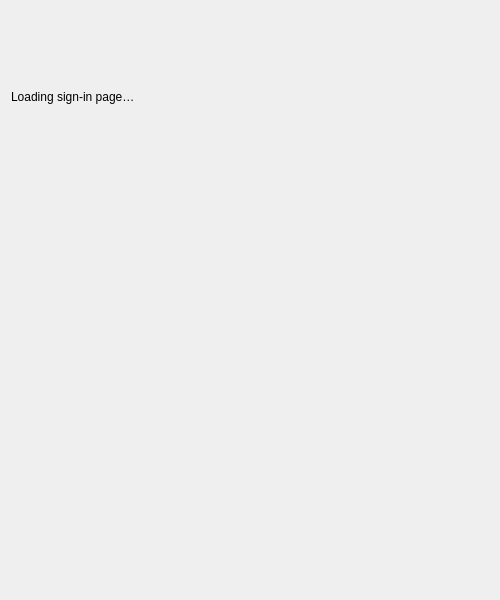
<?xml version="1.0" encoding="UTF-8"?>
<ui version="4.0">
 <class>LoginWidget</class>
 <widget class="QWidget" name="LoginWidget">
  <property name="geometry">
   <rect>
    <x>0</x>
    <y>0</y>
    <width>500</width>
    <height>600</height>
   </rect>
  </property>
  <property name="windowTitle">
   <string>Y.Disquette — Вход</string>
  </property>
  <layout class="QVBoxLayout" name="verticalLayout">
   <item>
    <widget class="QLabel" name="labelStatus">
     <property name="text">
      <string>Loading sign-in page…</string>
     </property>
    </widget>
   </item>
   <item>
    <widget class="QWidget" name="webViewContainer" native="true">
     <property name="minimumSize">
      <size>
       <width>0</width>
       <height>400</height>
      </size>
     </property>
    </widget>
   </item>
  </layout>
 </widget>
 <customwidgets>
  <customwidget class="QWebEngineView" extends="QWidget">
   <header>QWebEngineView</header>
   <container>1</container>
  </customwidget>
 </customwidgets>
 <resources/>
 <connections/>
</ui>
